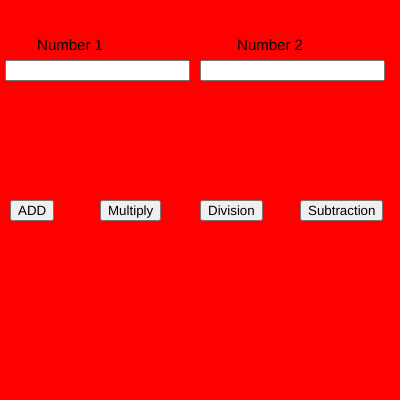
Frame 1 (no input)
Frame 60 (no input): identical to frame 1, image omitted
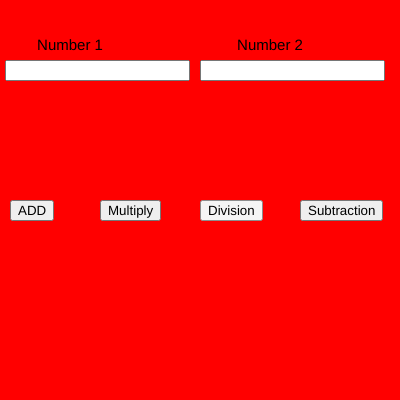
Frame 120 (the mouse pressed at the canvas centre since frame 60)

The p5.js sketch that drew these frames (run headless with seeded random() and noise() and a simulated clock; from frame 60 on, the mouse is pressed at the canvas centre):

// p5.js sketch
// ── sketch.js
var n1,n2;
var b1,b2,b3,b4;

function setup() {
  
  createCanvas(400, 400);
  
  num1 = createInput();
  num1.position(5, 60);
  
  num2 = createInput();
  num2.position(200, 60);
  
  b1 = createButton("ADD");
  b1.position(10, 200);
  b1.mousePressed(add);
  
  b2 = createButton("Multiply");
  b2.position(100, 200);
  b2.mousePressed(mul);
  
  b3 = createButton("Division")
  b3.position(200,200);
  b3.mousePressed(div)

  b4 = createButton("Subtraction")
  b4.position(300,200);
  b4.mousePressed(sub)

  textAlign(CENTER);
  textSize(15);
}

function draw() {
  background("red")
  text("Number 1",70,50)
  text("Number 2",270,50)
  n1 = parseInt(num1.value())
 n2 =parseInt(num2.value())
}
function add(){
  console.log(n1+n2)
  
}
function mul(){
  console.log(n1*n2)
  
}
function div(){
  console.log(n1/n2)
  
}
function sub(){
  console.log(n1-n2)
  
}
